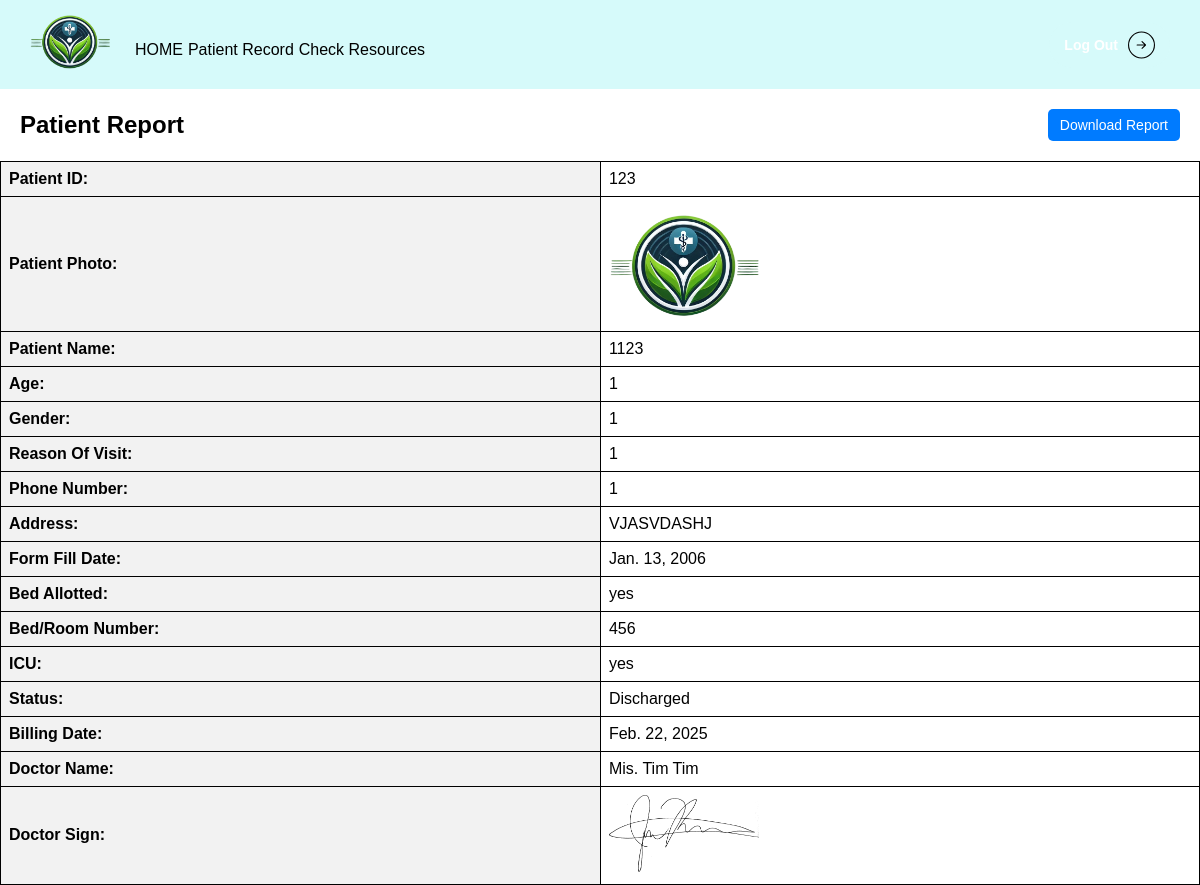
Page /patient/123/ (signed in) on the committed database.
### Main/models.py (models this page shows, shortened)
class Patent(models.Model):
    patent_number = models.CharField(max_length=100)
    patent_title = models.CharField(max_length=200)
    patent_id = models.CharField(max_length=100, unique=True)
    address = models.CharField(max_length=200)
    inventor_name = models.CharField(max_length=100)
    filing_date = models.DateField()
    patent_status = models.CharField(max_length=20)
    patent_age = models.CharField(max_length=20)
    patent_gender = models.CharField(max_length=20)
    patent_doctor = models.CharField(max_length=20)
    bed_allotted = models.CharField(max_length=3, choices=[('yes', 'Yes'), ('no', 'No')], default='no')
    bed_number = models.CharField(max_length=100, blank=True, null=True)
    icu = models.CharField(max_length=3, choices=[('yes', 'Yes'), ('no', 'No')], default='no')
    billing_date = models.DateField(blank=True, null=True)
    photo = models.ImageField(upload_to='patient_photos/', null=True, blank=True)
    doctor = models.ForeignKey(Doctor, on_delete=models.SET_NULL, null=True, blank=True)

class Doctor(models.Model):
    doctor_id = models.CharField(max_length=100, unique=True)
    doctor_name = models.CharField(max_length=200)
    doctor_photo = models.ImageField(upload_to='doctor_photos/', null=True, blank=True)
    doctor_sign_photo = models.ImageField(upload_to='doctor_photos/', null=True, blank=True)
    doctor_status = models.CharField(max_length=20)
    doctor_age = models.CharField(max_length=20)
    doctor_gender = models.CharField(max_length=20)
    doctor_number = models.CharField(max_length=100)
    doctor_designation = models.CharField(max_length=100)

### Main/views.py (the view)
# urls.py: path('patient/<str:patient_id>/', PatientFile, name='PatientFile'),
@login_required
def PatientFile(request, patient_id):
    patient = get_object_or_404(Patent, patent_id=patient_id)
    doctor = patient.patent_doctor
    return render(request, 'PatientFile.html', {'patient': patient, 'doctor': doctor})

### Main/templates/PatientFile.html (shortened to what this page needs)
{% extends 'base.html' %}
{% load static %}
    {% block content %}
    <link rel="stylesheet" href="{% static 'css/patientrecord.css' %}">
</head>
<body>
    <div class="header" style="margin: 20px;">
        <h2>Patient Report</h2>
        <a href="{% url 'download_patient_pdf' patient.patent_id %}" class="download-btn">Download Report</a>
    </div>
    <table>
        <tr>
            <th>Patient ID:</th>
            <td>{{ patient.patent_id }}</td>
        </tr>
        {% if patient.photo %}
        <tr>
            <th>Patient Photo:</th>
            <td><img src="{{ patient.photo.url }}" alt="Patient Photo"></td>
        </tr>
        {% endif %}
        <tr>
            <th>Patient Name:</th>
            <td>{{ patient.patent_title }}</td>
        </tr>
        <tr>
            <th>Age:</th>
            <td>{{ patient.patent_age }}</td>
        </tr>
        <tr>
            <th>Gender:</th>
            <td>{{ patient.patent_gender }}</td>
        </tr>
        <tr>
            <th>Reason Of Visit:</th>
            <td>{{ patient.inventor_name }}</td>
        </tr>
        <tr>
            <th>Phone Number:</th>
            <td>{{ patient.patent_number }}</td>
        </tr>
        <tr>
            <th>Address:</th>
            <td>{{ patient.address }}</td>
        </tr>
        <tr>
            <th>Form Fill Date:</th>
            <td>{{ patient.filing_date }}</td>
        </tr>
        <tr>
            <th>Bed Allotted:</th>
            <td>{{ patient.bed_allotted }}</td>
        </tr>
        <tr>
            <th>Bed/Room Number:</th>
            <td>{{ patient.bed_number }}</td>
        </tr>
        <tr>
            <th>ICU:</th>
            <td>{{ patient.icu }}</td>
        </tr>
        <tr>
            <th>Status:</th>
            <td>{{ patient.patent_status }}</td>
        </tr>
        {% if patient.billing_date %}
        <tr>
            <th>Billing Date:</th>
            <td>{{ patient.billing_date }}</td>
        </tr>
        {% endif %}
        <tr>
            <th>Doctor Name:</th>
            <td>{{ patient.patent_doctor }}</td>
        </tr>
        {% if doctor %}
        <tr>
            <th>Doctor Sign:</th>
            <td><img src="{{ patient.doctor.doctor_sign_photo.url }}" alt="Doctor Photo"></td>
        </tr>
        {% endif %}
    </table>
    {% endblock %}

### static/css/nav.css (style rules this page uses)
* { padding: 0; margin: 0; box-sizing: border-box; }

### static/css/patientrecord.css (style rules this page uses)
* { padding: 0; margin: 0; box-sizing: border-box; font-family: Arial, sans-serif; }

### Main/templates/PatientFile.html (style rules this page uses)
body { font-family: Arial, sans-serif; }
.header { display: flex; justify-content: space-between; align-items: center; }
.download-btn { padding: 8px 12px; background-color: #007bff; color: white; text-decoration: none; border-radius: 5px; font-size: 14px; }
table { width: 100%; border-collapse: collapse; margin-top: 10px; }
th, td { border: 1px solid black; padding: 8px; text-align: left; }
th { background-color: #f2f2f2; }
img { max-width: 150px; }

### rows in the picture
Patent: patent_id "123", photo (picture), patent_title "1123", patent_age "1", patent_gender "1", inventor_name "1", patent_number "1", address "VJASVDASHJ", filing_date "Jan. 13, 2006", bed_allotted "yes", bed_number "456", icu "yes", patent_status "Discharged", billing_date "Feb. 22, 2025", patent_doctor "Mis. Tim Tim", doctor.doctor_sign_photo (picture)
